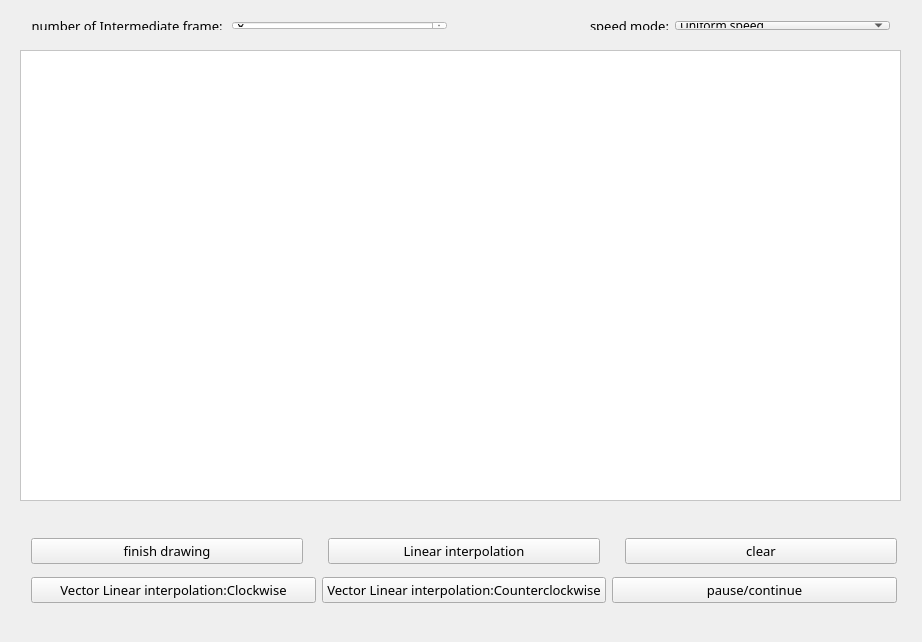
<?xml version="1.0" encoding="UTF-8"?>
<ui version="4.0">
 <class>MainWindow</class>
 <widget class="QMainWindow" name="MainWindow">
  <property name="geometry">
   <rect>
    <x>0</x>
    <y>0</y>
    <width>922</width>
    <height>642</height>
   </rect>
  </property>
  <property name="windowTitle">
   <string>MainWindow</string>
  </property>
  <widget class="QWidget" name="centralWidget">
   <widget class="QWidget" name="layoutWidget">
    <property name="geometry">
     <rect>
      <x>20</x>
      <y>10</y>
      <width>881</width>
      <height>31</height>
     </rect>
    </property>
    <layout class="QVBoxLayout" name="verticalLayout">
     <property name="spacing">
      <number>10</number>
     </property>
     <property name="sizeConstraint">
      <enum>QLayout::SetNoConstraint</enum>
     </property>
     <item>
      <layout class="QHBoxLayout" name="horizontalLayout_2">
       <property name="sizeConstraint">
        <enum>QLayout::SetNoConstraint</enum>
       </property>
       <item>
        <widget class="QLabel" name="inner_frame">
         <property name="sizePolicy">
          <sizepolicy hsizetype="Maximum" vsizetype="Preferred">
           <horstretch>0</horstretch>
           <verstretch>0</verstretch>
          </sizepolicy>
         </property>
         <property name="font">
          <font>
           <family>锐字锐线俏皮简1.0</family>
           <pointsize>10</pointsize>
          </font>
         </property>
         <property name="autoFillBackground">
          <bool>false</bool>
         </property>
         <property name="styleSheet">
          <string notr="true">gridline-color: rgb(170, 255, 127);</string>
         </property>
         <property name="text">
          <string>number of Intermediate frame: </string>
         </property>
         <property name="alignment">
          <set>Qt::AlignRight|Qt::AlignTrailing|Qt::AlignVCenter</set>
         </property>
        </widget>
       </item>
       <item>
        <widget class="QDoubleSpinBox" name="inner_frame_2">
         <property name="sizePolicy">
          <sizepolicy hsizetype="Minimum" vsizetype="Preferred">
           <horstretch>0</horstretch>
           <verstretch>0</verstretch>
          </sizepolicy>
         </property>
         <property name="font">
          <font>
           <family>锐字锐线俏皮简1.0</family>
           <pointsize>10</pointsize>
          </font>
         </property>
         <property name="styleSheet">
          <string notr="true">background-color: rgb(255, 255, 255);</string>
         </property>
         <property name="prefix">
          <string/>
         </property>
         <property name="decimals">
          <number>0</number>
         </property>
         <property name="minimum">
          <double>1.000000000000000</double>
         </property>
         <property name="maximum">
          <double>30.000000000000000</double>
         </property>
         <property name="singleStep">
          <double>1.000000000000000</double>
         </property>
         <property name="value">
          <double>8.000000000000000</double>
         </property>
        </widget>
       </item>
       <item>
        <widget class="QLabel" name="speed">
         <property name="sizePolicy">
          <sizepolicy hsizetype="Preferred" vsizetype="Preferred">
           <horstretch>0</horstretch>
           <verstretch>0</verstretch>
          </sizepolicy>
         </property>
         <property name="font">
          <font>
           <family>锐字锐线俏皮简1.0</family>
           <pointsize>10</pointsize>
          </font>
         </property>
         <property name="text">
          <string>speed mode:</string>
         </property>
         <property name="alignment">
          <set>Qt::AlignRight|Qt::AlignTrailing|Qt::AlignVCenter</set>
         </property>
        </widget>
       </item>
       <item>
        <widget class="QComboBox" name="speed_2">
         <property name="sizePolicy">
          <sizepolicy hsizetype="Preferred" vsizetype="Preferred">
           <horstretch>0</horstretch>
           <verstretch>0</verstretch>
          </sizepolicy>
         </property>
         <property name="font">
          <font>
           <family>锐字锐线俏皮简1.0</family>
          </font>
         </property>
         <item>
          <property name="text">
           <string>Uniform speed</string>
          </property>
         </item>
         <item>
          <property name="text">
           <string>Accelerate</string>
          </property>
         </item>
         <item>
          <property name="text">
           <string>Decelerate</string>
          </property>
         </item>
        </widget>
       </item>
      </layout>
     </item>
    </layout>
   </widget>
   <widget class="painted_widget" name="pw">
    <property name="geometry">
     <rect>
      <x>20</x>
      <y>50</y>
      <width>881</width>
      <height>451</height>
     </rect>
    </property>
    <property name="styleSheet">
     <string notr="true">background-color: rgb(255, 255, 255);</string>
    </property>
    <property name="frameShape">
     <enum>QFrame::StyledPanel</enum>
    </property>
    <property name="frameShadow">
     <enum>QFrame::Raised</enum>
    </property>
   </widget>
   <widget class="QWidget" name="gridLayoutWidget">
    <property name="geometry">
     <rect>
      <x>20</x>
      <y>520</y>
      <width>888</width>
      <height>101</height>
     </rect>
    </property>
    <layout class="QGridLayout" name="gridLayout">
     <item row="1" column="0">
      <layout class="QHBoxLayout" name="horizontalLayout_3">
       <item>
        <widget class="QPushButton" name="shiliang">
         <property name="font">
          <font>
           <family>锐字锐线俏皮简1.0</family>
           <pointsize>10</pointsize>
          </font>
         </property>
         <property name="autoFillBackground">
          <bool>false</bool>
         </property>
         <property name="styleSheet">
          <string notr="true">border-color: rgb(170, 255, 127);
</string>
         </property>
         <property name="text">
          <string>Vector Linear interpolation:Clockwise</string>
         </property>
        </widget>
       </item>
       <item>
        <widget class="QPushButton" name="shiliang_2">
         <property name="font">
          <font>
           <family>锐字锐线俏皮简1.0</family>
           <pointsize>10</pointsize>
          </font>
         </property>
         <property name="autoFillBackground">
          <bool>false</bool>
         </property>
         <property name="styleSheet">
          <string notr="true">border-color: rgb(170, 255, 127);
</string>
         </property>
         <property name="text">
          <string>Vector Linear interpolation:Counterclockwise</string>
         </property>
        </widget>
       </item>
       <item>
        <widget class="QPushButton" name="shiliang_3">
         <property name="font">
          <font>
           <family>锐字锐线俏皮简1.0</family>
           <pointsize>10</pointsize>
          </font>
         </property>
         <property name="autoFillBackground">
          <bool>false</bool>
         </property>
         <property name="styleSheet">
          <string notr="true">border-color: rgb(170, 255, 127);
</string>
         </property>
         <property name="text">
          <string>pause/continue</string>
         </property>
        </widget>
       </item>
      </layout>
     </item>
     <item row="0" column="0">
      <layout class="QHBoxLayout" name="horizontalLayout">
       <property name="spacing">
        <number>25</number>
       </property>
       <property name="sizeConstraint">
        <enum>QLayout::SetNoConstraint</enum>
       </property>
       <item>
        <widget class="QPushButton" name="finish_img">
         <property name="font">
          <font>
           <family>锐字锐线俏皮简1.0</family>
           <pointsize>10</pointsize>
          </font>
         </property>
         <property name="focusPolicy">
          <enum>Qt::NoFocus</enum>
         </property>
         <property name="acceptDrops">
          <bool>true</bool>
         </property>
         <property name="autoFillBackground">
          <bool>false</bool>
         </property>
         <property name="styleSheet">
          <string notr="true">
border-color: rgb(255, 255, 255);</string>
         </property>
         <property name="text">
          <string>finish drawing</string>
         </property>
        </widget>
       </item>
       <item>
        <widget class="QPushButton" name="xianxing">
         <property name="font">
          <font>
           <family>锐字锐线俏皮简1.0</family>
           <pointsize>10</pointsize>
          </font>
         </property>
         <property name="autoFillBackground">
          <bool>false</bool>
         </property>
         <property name="styleSheet">
          <string notr="true">border-color: rgb(170, 255, 127);
</string>
         </property>
         <property name="text">
          <string>Linear interpolation</string>
         </property>
        </widget>
       </item>
       <item>
        <widget class="QPushButton" name="delete_img">
         <property name="font">
          <font>
           <family>锐字锐线俏皮简1.0</family>
           <pointsize>10</pointsize>
          </font>
         </property>
         <property name="focusPolicy">
          <enum>Qt::NoFocus</enum>
         </property>
         <property name="contextMenuPolicy">
          <enum>Qt::ActionsContextMenu</enum>
         </property>
         <property name="autoFillBackground">
          <bool>false</bool>
         </property>
         <property name="styleSheet">
          <string notr="true">
border-color: rgb(170, 255, 127);</string>
         </property>
         <property name="text">
          <string>clear</string>
         </property>
        </widget>
       </item>
      </layout>
     </item>
    </layout>
   </widget>
  </widget>
 </widget>
 <layoutdefault spacing="6" margin="11"/>
 <customwidgets>
  <customwidget>
   <class>painted_widget</class>
   <extends>QFrame</extends>
   <header>painted_widget.h</header>
   <container>1</container>
  </customwidget>
 </customwidgets>
 <resources/>
 <connections/>
</ui>
